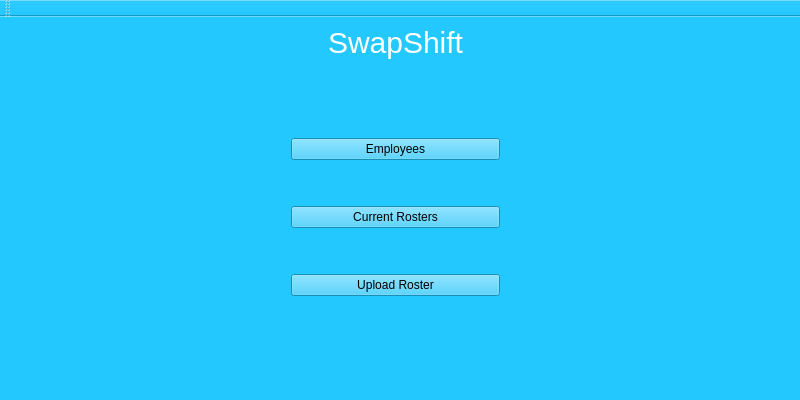
<?xml version="1.0" encoding="UTF-8"?>
<ui version="4.0">
 <class>MenuWindow</class>
 <widget class="QMainWindow" name="MenuWindow">
  <property name="geometry">
   <rect>
    <x>0</x>
    <y>0</y>
    <width>800</width>
    <height>400</height>
   </rect>
  </property>
  <property name="windowTitle">
   <string>MenuWindow</string>
  </property>
  <property name="styleSheet">
   <string notr="true">background-color: rgb(35, 200, 255);</string>
  </property>
  <widget class="QWidget" name="centralWidget">
   <property name="enabled">
    <bool>true</bool>
   </property>
   <widget class="QStackedWidget" name="stackedWidget">
    <property name="geometry">
     <rect>
      <x>0</x>
      <y>60</y>
      <width>801</width>
      <height>331</height>
     </rect>
    </property>
    <widget class="QWidget" name="menuPage">
     <widget class="QWidget" name="layoutWidget">
      <property name="geometry">
       <rect>
        <x>280</x>
        <y>10</y>
        <width>231</width>
        <height>261</height>
       </rect>
      </property>
      <layout class="QVBoxLayout" name="verticalLayout">
       <item>
        <widget class="QPushButton" name="emplButton">
         <property name="text">
          <string>Employees</string>
         </property>
        </widget>
       </item>
       <item>
        <widget class="QPushButton" name="curRostButton">
         <property name="text">
          <string>Current Rosters</string>
         </property>
        </widget>
       </item>
       <item>
        <widget class="QPushButton" name="uplRostButton">
         <property name="text">
          <string>Upload Roster</string>
         </property>
        </widget>
       </item>
      </layout>
     </widget>
    </widget>
    <widget class="QWidget" name="employeePage">
     <widget class="QTableWidget" name="emplTableDisp">
      <property name="geometry">
       <rect>
        <x>70</x>
        <y>10</y>
        <width>311</width>
        <height>301</height>
       </rect>
      </property>
     </widget>
    </widget>
    <widget class="QWidget" name="page_3"/>
   </widget>
   <widget class="QLabel" name="menuTitle">
    <property name="geometry">
     <rect>
      <x>290</x>
      <y>0</y>
      <width>211</width>
      <height>51</height>
     </rect>
    </property>
    <property name="minimumSize">
     <size>
      <width>20</width>
      <height>0</height>
     </size>
    </property>
    <property name="styleSheet">
     <string notr="true">color: white;
font-size: 30px;</string>
    </property>
    <property name="text">
     <string>SwapShift</string>
    </property>
    <property name="alignment">
     <set>Qt::AlignCenter</set>
    </property>
   </widget>
  </widget>
  <widget class="QToolBar" name="mainToolBar">
   <attribute name="toolBarArea">
    <enum>TopToolBarArea</enum>
   </attribute>
   <attribute name="toolBarBreak">
    <bool>false</bool>
   </attribute>
  </widget>
 </widget>
 <layoutdefault spacing="6" margin="11"/>
 <resources/>
 <connections/>
</ui>
